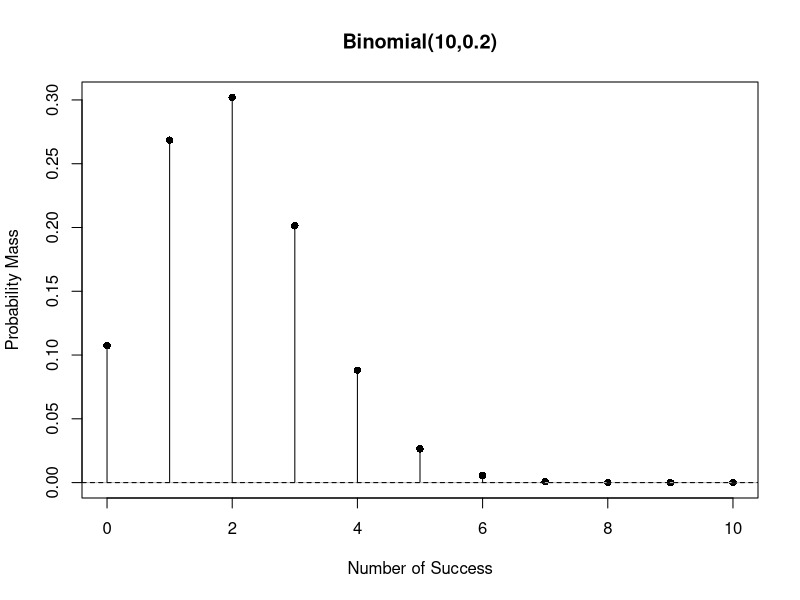
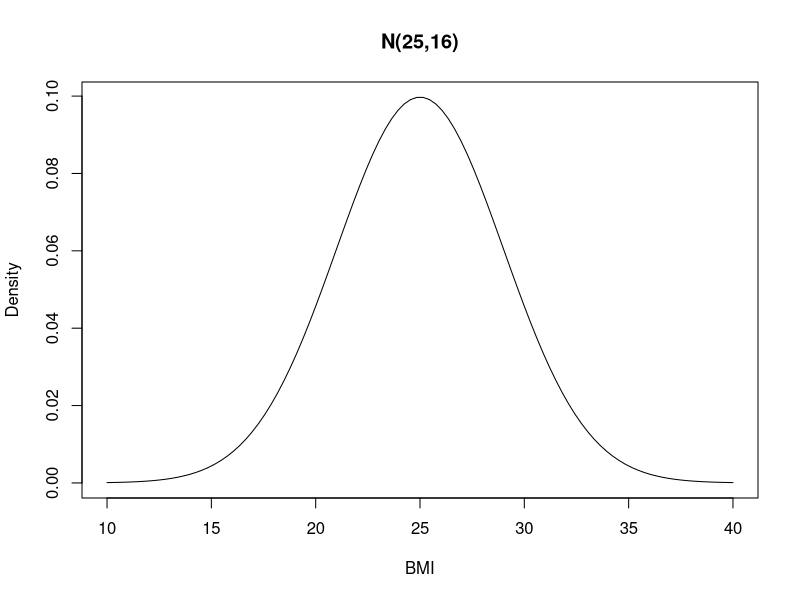
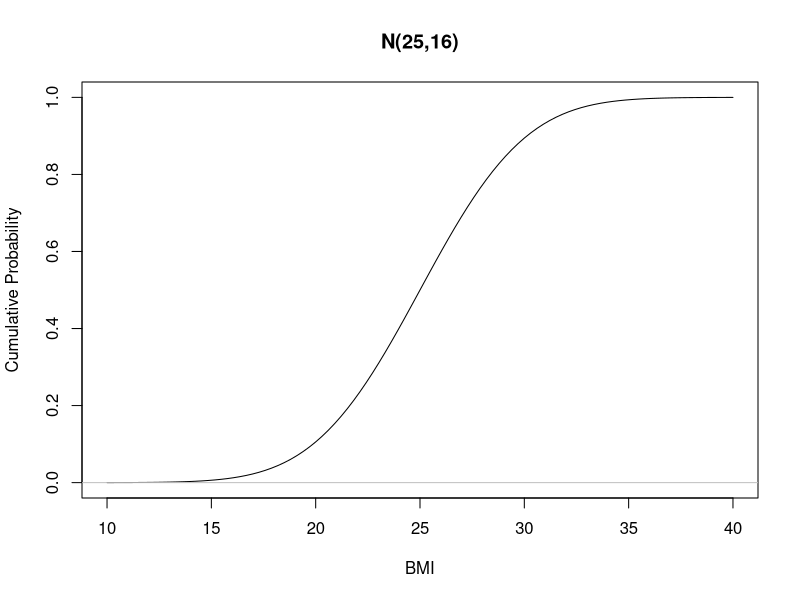

These charts were generated, in order, by the following R code:
#================================================================================
#================================================================================
#Binomial distribution: assume that we want to examine 10 people for a disease that 
#has a probability of 0.2 in the population of interest. The number of people
#(out of 10) who are affected denoted as Y, has Binomial(10,0.2) distribution. 
#Let us first simulate five random samples from this distribution(examine 5 groups 
#each with 10 people).

rbinom(5, size=10, prob=0.2)

#Here 5 is the number of random samples. Size is num of Bernoulli trial(here n =10) 
#and prob is the probability of interest (1 out of two binary values)
#Each randomly generated number in the output represents the num of people 
#affected by the disease out of 10 people
#below is the simulation for a disease status for a group of 10 people.
rbinom(10, size=10, prob=0.2) 


#Now suppose we want to know the probability of observing 3 out of 10 people
#affected by the disease: P(X=3). Then we need probability mass function dbinom()

dbinom(3, size=10, prob=0.2)

#We can also create a vector X of the possible values of the X and then use this 
#vector as input to dbinom() function

x <- 0:10
Px <- dbinom(x, size=10, prob=0.2)
round(Px,2)

#Uisng vectors x and Px, we can plot the prob. mass function(pmf)

plot(x, Px, type="h", xlab="Number of Success", ylab="Probability Mass", main="Binomial(10,0.2)")
points(x,Px,pch=16)
abline(h=0,col="gray")

#In the plot() the 1st argument provides the values for a vertical axis. We use the 
#type="h" option to create "histogram like" vertical lines. The points at top are 
#added with the points() function, whose option pch=16 gives filled-in circle. 
#Similar to the plot() function, the first and second arguments provides coordinates 
#to the points. Lastly the gray horizontal line at 0 is added with 
#abline(h=0, col="gray").
#The function points and abline only add points and lines to an existing plot. The 
#cannot be used alone. The abline() can be used to draw a straight line to an 
#exhisting plot. h=2 argument draws a horizontal like 2 units above the x axis. 
#abline(a=-5, b=2) draw a line with intercept -5 and slope of 2. By default abline 
#draw a solid line. We can alter this by using lty=2 and other values (try other values).
abline(h=0, lty=2)

#Now suppose that we are interested in the probability of observing three or fewer 
#affected people in a group of 10. We could ofcourse sum the values of pmf: 
#P(Y<=3) = P(Y=0) + P(Y=1) + P(Y=2) + P(Y=3). However, it is easier to use the 
#cumulative distribution function for a binomial random variable. pbinom(), to 
#obtain the lower tail probability:
pbinom(3, size=10, prob=0.2, lower.tail=TRUE)

#By changing the lowe.tail value to FALSE we can calcuate upper tail probability P(Y>3)
#On the other hand to obtain the 0.879 quantile, we use the qbinom() function

qbinom(0.879, size=10, prob=0.2, lower.tail=TRUE)

#===============================================================================

#Poisson Distribution

#Suppose that on average 4 people visit the hospital each hour. Then we can 
#represents the hourly number of hospital visitation as X~Poisson(4) and simulate 
#12 samples from this distribution
rpois(12,4)

#The randomly generated numbers can be regarded as the number of people visiting the hospital at diff hours. Similar to the rbinom(), the 1st arg is the number of samples, and the remaining argumnet represent the distribution parameter(lambda)
#Suppose that we want to know the prob that six people visit the hospital in an hour, then we would use the prob mass function dpois()

dpois(6,4)

#We can create a plot of the pmf by first creating a vector of possible values and finding their corresponding densities.

#To find the prob of 6 or fewer ppl visitin th ehospital(as opposed to the prob of 6 exact people visit), we need to find the lower tail prob of x=6. for this we use ppois()

ppois(6,4)

#The 0.889 quantile of the distribution is 
qpois(0.889,4)

#====================================================================

#Normal Distribution

#Suppose that BMI in a specific population has a normal distribution with mean of 25 and variance of 16: X~N(25,16). Then we can simulate 5 values from this distribution using rnorm() function:

rnorm(5, mean=25, sd=4)

# Thes enumbers can be regarded as BMI values for 5 randomly selected people from 
#this population. In the rnorm() function, the first parameter is the number of 
#samples, the second parameter is the ean and the third parameter is the standard 
#deviation(not the variance)

# Now let us plot the pdf of the distribution. A normal random variable can take 
#any value form -infinity to +infinity. However according to the 68-95-97.7% rule 
#approx. 99.7 of the values fall with in the interval [13,37] i.e 3 std dev of the 
#mean Therefor the interval [10,40] is wide enough to plot the distribution. 
x <- seq(from =10, to=40, length=100)
#Here vectror x is seq of length 100 from 10 to 40
fx <- dnorm(x, mean=25, sd=4)
plot(x, fx, type="l", xlab="BMI", ylab="Density", main="N(25,16)")

#The dnorm() returns the hight of the density curve at a specific point and 
#requires the parameters of the mean and the std. deviation sd. In the plot() 
#function, we are using type="l", to plot the points as a continuous line.

#Recall that for cont. variables, the prob. of a specific value is alwaz zero. 
#Instead, for continuous variables, we are interested in the prob of observing a 
#value in a given interval. For e.g. the prob of observing a BMI less than or equal 
#to 18.5 is the area under the density curve to the left of 18.5. In R, we find 
#this prob. with the cumulative distribution finction pnorm():

pnorm(18.5, mean=25, sd=4, lower.tail=TRUE)
pnorm(18.5, mean=25, sd=4, lower.tail=FALSE)

#qnorm() returns the quantile for normal distribution. Ex. the 0.05 quantile for he above distribution is 
qnorm(0.05,mean=25,sd=4, lower.tail=T)

#We can find the prob of a BMI between 25 and 30 by subtracting their lower tails 
#prob, P(25<X<=30)=P(X<=30)-P(X<=25)

pnorm(30, mean=25, sd=4) - pnorm(25, mean=25,sd=4)

#We can also create a plot of cdf by using vector x as input to pnorm() function:
Fx <- pnorm(x, mean=25, sd=4)
plot(x, Fx, type="l", xlab="BMI", ylab="Cumulative Probability", main="N(25,16)")
abline(h=0,col="gray")

#For the t-distribution, the function rt(), dt(), pt(), qt() are useful. Please check.











